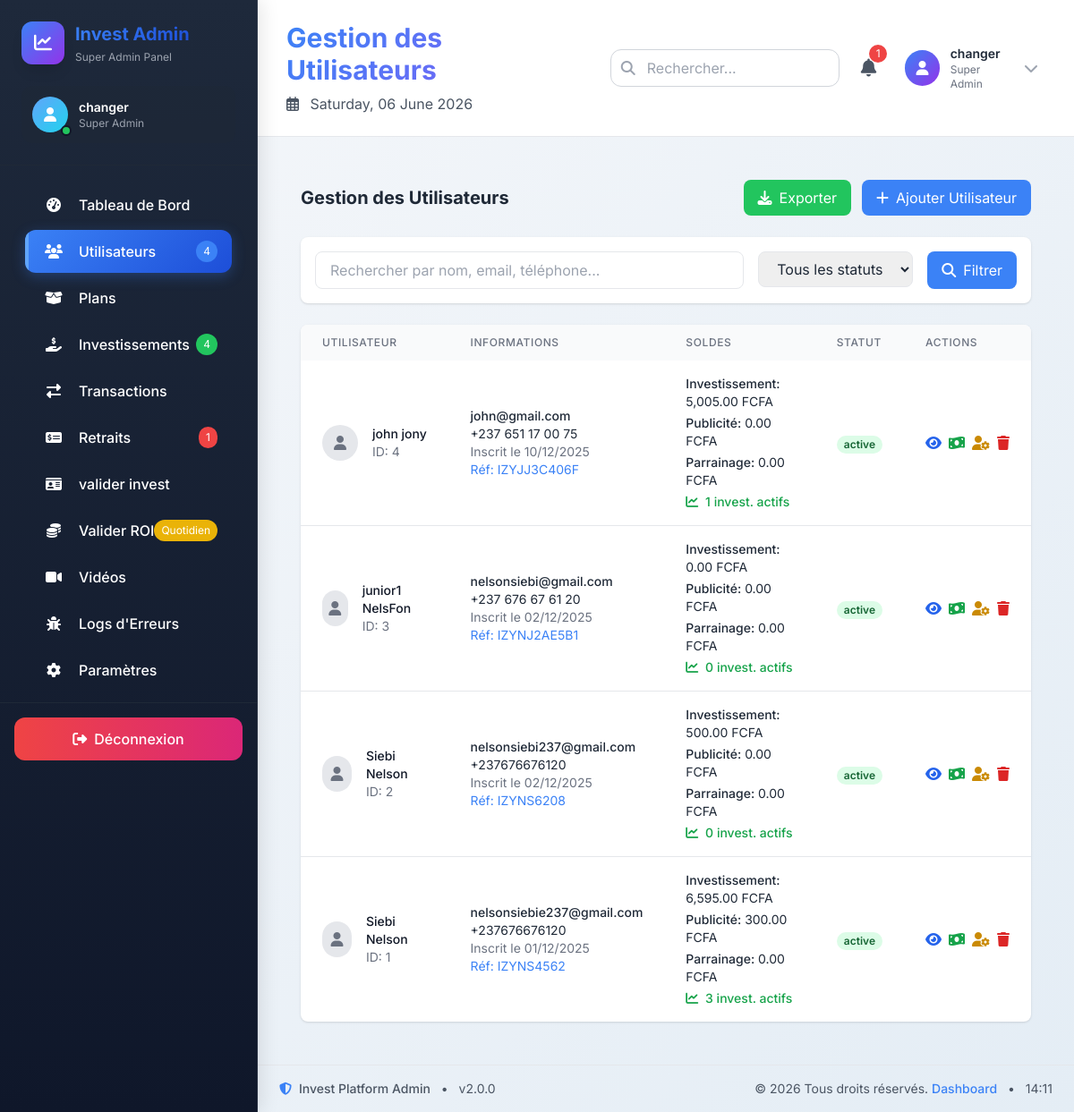
Screenshot of /test/admin/admin.php?page=users (signed in) with the database file from the repository.
### tables this page shows
CREATE TABLE `wallets` (
  `user_id` int UNSIGNED NOT NULL,
  `solde_investissement` decimal(18,2) NOT NULL DEFAULT '0.00',
  `solde_publicite` decimal(18,2) NOT NULL DEFAULT '0.00',
  `solde_parrainage` decimal(18,2) NOT NULL DEFAULT '0.00',
  `total_retrait_invest` decimal(18,2) NOT NULL DEFAULT '0.00',
  `total_retrait_pub` decimal(18,2) NOT NULL DEFAULT '0.00',
  `total_retrait_parrain` decimal(18,2) NOT NULL DEFAULT '0.00',
  `total_depots` decimal(18,2) NOT NULL DEFAULT '0.00',
  `created_at` datetime NOT NULL DEFAULT CURRENT_TIMESTAMP,
  `updated_at` datetime NOT NULL DEFAULT CURRENT_TIMESTAMP ON UPDATE CURRENT_TIMESTAMP
);

CREATE TABLE `users` (
  `id` int UNSIGNED NOT NULL,
  `nom` varchar(150) DEFAULT NULL,
  `prenom` varchar(150) DEFAULT NULL,
  `email` varchar(255) NOT NULL,
  `phone` varchar(50) DEFAULT NULL,
  `password` varchar(255) NOT NULL,
  `referral_code` varchar(50) NOT NULL,
  `referred_by` int UNSIGNED DEFAULT NULL,
  `statut` enum('active','banned','pending') NOT NULL DEFAULT 'active',
  `created_at` datetime NOT NULL DEFAULT CURRENT_TIMESTAMP,
  `updated_at` datetime NOT NULL DEFAULT CURRENT_TIMESTAMP ON UPDATE CURRENT_TIMESTAMP,
  `email_notifications` tinyint(1) DEFAULT '1',
  `sms_notifications` tinyint(1) DEFAULT '0',
  `push_notifications` tinyint(1) DEFAULT '1',
  `marketing_emails` tinyint(1) DEFAULT '1',
  `two_factor_auth` tinyint(1) DEFAULT '0',
  `login_alerts` tinyint(1) DEFAULT '1',
  `session_timeout` int DEFAULT '60',
  `pays` varchar(100) DEFAULT NULL,
  `ville` varchar(100) DEFAULT NULL,
  `last_login` datetime DEFAULT NULL
);

### test/admin/pages/users.php (the view, shortened to what this page needs)
<?php
$page = isset($_GET['p']) ? (int)$_GET['p'] : 1;
$limit = 20;
$offset = ($page - 1) * $limit;
$limit=(int)$limit;
$offset=(int)$offset;
$search = isset($_GET['search']) ? $_GET['search'] : '';
$where = [];
$params = [];
$where_clause = $where ? "WHERE " . implode(" AND ", $where) : "";
$sql = "
    SELECT u.*, w.solde_investissement, w.solde_publicite, w.solde_parrainage,
           (SELECT COUNT(*) FROM user_plans WHERE user_id = u.id AND statut = 'active') as active_investments
    FROM users u
    LEFT JOIN wallets w ON u.id = w.user_id
    $where_clause
    ORDER BY u.created_at DESC
    LIMIT $limit OFFSET $offset
";
$stmt = $pdo->prepare($sql);
$stmt->execute($params);
$users = $stmt->fetchAll();
?>
<div class="p-6">
    <div class="flex justify-between items-center mb-6">
        <h3 class="text-xl font-bold">Gestion des Utilisateurs</h3>
        <div class="flex space-x-3">
            <a href="#" onclick="exportUsers()" class="px-4 py-2 bg-green-500 text-white rounded-lg hover:bg-green-600">
                <i class="fas fa-download mr-2"></i>Exporter
            </a>
            <button onclick="openUserModal()" class="px-4 py-2 bg-blue-500 text-white rounded-lg hover:bg-blue-600">
                <i class="fas fa-plus mr-2"></i>Ajouter Utilisateur
            </button>
        </div>
    </div>
    <div class="bg-white p-4 rounded-lg shadow mb-6">
        <form method="GET" class="flex flex-wrap gap-4">
            <div class="flex-1 min-w-[200px]">
                <input type="text" name="search" value="<?= htmlspecialchars($search) ?>"
                       placeholder="Rechercher par nom, email, téléphone..."
                       class="w-full px-4 py-2 border rounded-lg focus:ring-2 focus:ring-blue-500 focus:border-blue-500">
            </div>
            <div>
                <select name="status" class="px-4 py-2 border rounded-lg focus:ring-2 focus:ring-blue-500">
                    <option value="">Tous les statuts</option>
                </select>
            </div>
            <button type="submit" class="px-4 py-2 bg-blue-500 text-white rounded-lg hover:bg-blue-600">
                <i class="fas fa-search mr-2"></i>Filtrer
            </button>
        </form>
    </div>
    <div class="bg-white rounded-lg shadow overflow-hidden">
        <div class="overflow-x-auto">
            <table class="w-full">
                <thead class="bg-gray-50">
                    <tr>
                        <th class="px-6 py-3 text-left text-xs font-medium text-gray-500 uppercase tracking-wider">Utilisateur</th>
                        <th class="px-6 py-3 text-left text-xs font-medium text-gray-500 uppercase tracking-wider">Informations</th>
                        <th class="px-6 py-3 text-left text-xs font-medium text-gray-500 uppercase tracking-wider">Soldes</th>
                        <th class="px-6 py-3 text-left text-xs font-medium text-gray-500 uppercase tracking-wider">Statut</th>
                        <th class="px-6 py-3 text-left text-xs font-medium text-gray-500 uppercase tracking-wider">Actions</th>
                    </tr>
                </thead>
                <tbody class="divide-y divide-gray-200">
                    <?php foreach($users as $user): ?>
                    <tr>
                        <td class="px-6 py-4">
                            <div class="flex items-center">
                                <div class="h-10 w-10 rounded-full bg-gray-200 flex items-center justify-center">
                                    <i class="fas fa-user text-gray-500"></i>
                                </div>
                                <div class="ml-4">
                                    <div class="text-sm font-medium text-gray-900">
                                        <?= htmlspecialchars($user['nom'] . ' ' . $user['prenom']) ?>
                                    </div>
                                    <div class="text-sm text-gray-500">ID: <?= $user['id'] ?></div>
                                </div>
                            </div>
                        </td>
                        <td class="px-6 py-4">
                            <div class="text-sm">
                                <div class="font-medium"><?= htmlspecialchars($user['email']) ?></div>
                                <div><?= htmlspecialchars($user['phone']) ?></div>
                                <div class="text-gray-500">
                                    Inscrit le <?= date('d/m/Y', strtotime($user['created_at'])) ?>
                                </div>
                                <div class="text-blue-500">
                                    Réf: <?= htmlspecialchars($user['referral_code']) ?>
                                </div>
                            </div>
                        </td>
                        <td class="px-6 py-4">
                            <div class="space-y-1">
                                <div class="text-sm">
                                    <span class="font-medium">Investissement:</span>
                                    <?= number_format($user['solde_investissement'] ?? 0, 2) ?> FCFA
                                </div>
                                <div class="text-sm">
                                    <span class="font-medium">Publicité:</span>
                                    <?= number_format($user['solde_publicite'] ?? 0, 2) ?> FCFA
                                </div>
                                <div class="text-sm">
                                    <span class="font-medium">Parrainage:</span>
                                    <?= number_format($user['solde_parrainage'] ?? 0, 2) ?> FCFA
                                </div>
                                <div class="text-sm text-green-600 font-medium">
                                    <i class="fas fa-chart-line mr-1"></i>
                                    <?= $user['active_investments'] ?> invest. actifs
                                </div>
                            </div>
                        </td>
                        <td class="px-6 py-4">
                            <span class="px-2 inline-flex text-xs leading-5 font-semibold rounded-full
                                <?= $user['statut'] == 'active' ? 'bg-green-100 text-green-800' :
                                   ($user['statut'] == 'banned' ? 'bg-red-100 text-red-800' : 'bg-yellow-100 text-yellow-800') ?>">
                                <?= $user['statut'] ?>
                            </span>
                        </td>
                        <td class="px-6 py-4">
                            <div class="flex space-x-2">
                                <a href="?page=user_details&id=<?= $user['id'] ?>"
                                   class="text-blue-600 hover:text-blue-900" title="Voir détails">
                                    <i class="fas fa-eye"></i>
                                </a>
                                <button onclick="openBalanceModal(<?= $user['id'] ?>,
                                    '<?= htmlspecialchars($user['nom'] . ' ' . $user['prenom']) ?>',
                                    <?= $user['solde_investissement'] ?? 0 ?>,
                                    <?= $user['solde_publicite'] ?? 0 ?>,
                                    <?= $user['solde_parrainage'] ?? 0 ?>)"
                                   class="text-green-600 hover:text-green-900" title="Modifier soldes">
                                    <i class="fas fa-money-bill-wave"></i>
                                </button>
                                <button onclick="openStatusModal(<?= $user['id'] ?>, '<?= $user['statut'] ?>')"
                                   class="text-yellow-600 hover:text-yellow-900" title="Changer statut">
                                    <i class="fas fa-user-cog"></i>
                                </button>
                                <form method="POST" class="inline" onsubmit="return confirm('Supprimer cet utilisateur ?')">
                                    <button type="submit" class="text-red-600 hover:text-red-900" title="Supprimer">
                                        <i class="fas fa-trash"></i>
                                    </button>
                                </form>
                            </div>
                        </td>
                    </tr>
                    <?php endforeach; ?>
                </tbody>
            </table>
        </div>
    </div>
</div>

### rows the page displays
wallets: user_id.prenom "john jony", user_id "4", user_id.email "john@gmail.com", user_id.phone "+237 651 17 00 75", user_id.created_at "10/12/2025", user_id.referral_code "IZYJJ3C406F", solde_investissement "5,005.00", solde_publicite "0.00", solde_parrainage "0.00", active_investments "1", user_id.statut "active"
wallets: user_id.prenom "junior1 NelsFon", user_id "3", user_id.email "nelsonsiebi@gmail.com", user_id.phone "+237 676 67 61 20", user_id.created_at "02/12/2025", user_id.referral_code "IZYNJ2AE5B1", solde_investissement "0.00", solde_publicite "0.00", solde_parrainage "0.00", active_investments "0", user_id.statut "active"
wallets: user_id.prenom "Siebi Nelson", user_id "2", user_id.email "nelsonsiebi237@gmail.com", user_id.phone "+237676676120", user_id.created_at "02/12/2025", user_id.referral_code "IZYNS6208", solde_investissement "500.00", solde_publicite "0.00", solde_parrainage "0.00", active_investments "0", user_id.statut "active"
wallets: user_id.prenom "Siebi Nelson", user_id "1", user_id.email "nelsonsiebie237@gmail.com", user_id.phone "+237676676120", user_id.created_at "01/12/2025", user_id.referral_code "IZYNS4562", solde_investissement "6,595.00", solde_publicite "300.00", solde_parrainage "0.00", active_investments "3", user_id.statut "active"

### other values shown
$_SESSION['admin_username'] "changer"
$stats['total_users'] "4"
$stats['total_investments'] "4"
$stats['pending_withdrawals'] "1"
$page_titles[$current_page] "Gestion des Utilisateurs"
